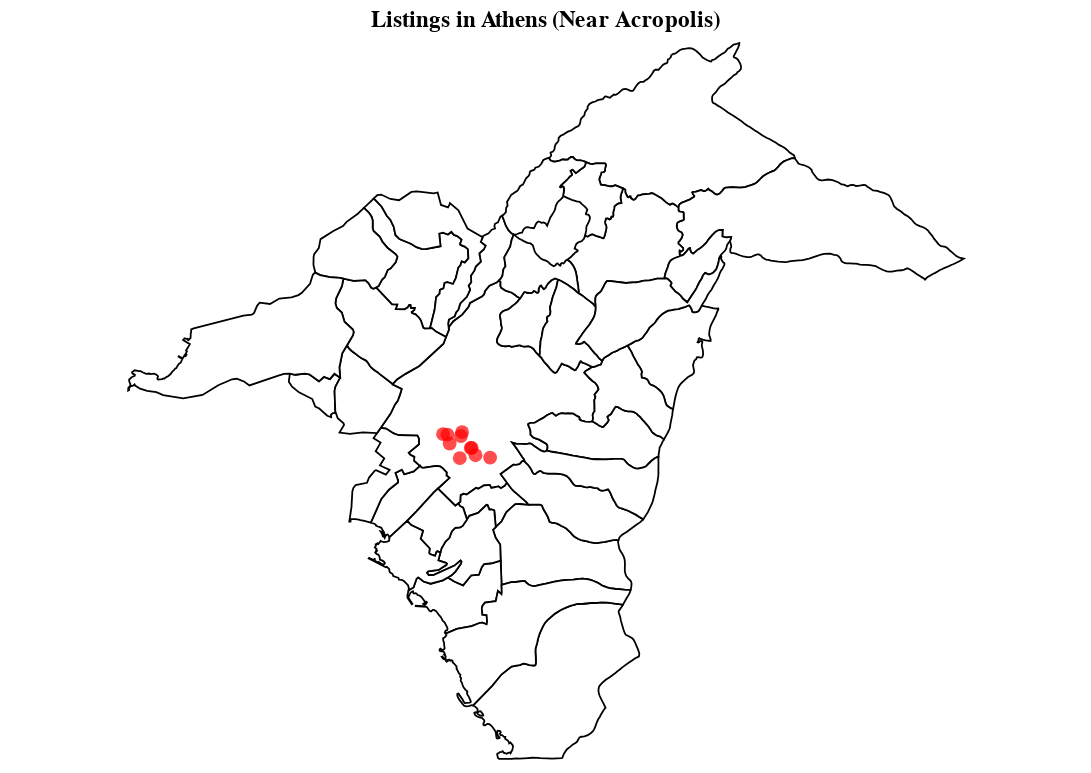

Notebook source saved alongside this figure:
### Code cell
with open('/Users/andreasg/Documents/Python Repository/Athens Airbnb Listings/athinaion.json') as f:
    athens_geo = json.load(f)

# Background map layer
background = alt.Chart(alt.Data(values=athens_geo['features'])).mark_geoshape(
    fill='white',
    stroke='black'
).project('mercator').properties(
    width=600,
    height=400
)

# Overlay points (your listings)
points = alt.Chart(reviewed_and_available).mark_circle(color='red', size=60).encode(
    longitude='longitude:Q',
    latitude='latitude:Q',
    tooltip=['name','room_type','price','number_of_reviews','minimum_nights']
).project('mercator')

# Combine and display
map_chart = background + points
map_chart.properties(title='Listings in Athens (Near Acropolis)')

### Figure 1 — Vega-Lite specification as saved in the notebook (floating-point values rounded to 4 significant figures; data arrays with more than 128 entries replaced by an {"elided": "..."} marker saying what was removed)
{"config": {"view": {"continuousWidth": 300, "continuousHeight": 300}}, "layer": [{"data": {"values": [{"type": "Feature", "properties": {"name_greek": "Αθηναίων", "created_at": "2015-06-22T11:34:49Z", "updated_at": "2015-06-22T15:36:32Z", "cartodb_id": 40, "name": "Athinaion"}, "geometry": {"type": "Polygon", "coordinates": {"elided": "1x215x2 float values"}}}, {"type": "Feature", "properties": {"name_greek": "Γλυφάδας", "created_at": "2015-06-22T11:34:49Z", "updated_at": "2015-06-22T15:37:23Z", "cartodb_id": 93, "name": "Glyfadas"}, "geometry": {"type": "Polygon", "coordinates": {"elided": "1x176x2 float values"}}}, {"type": "Feature", "properties": {"name_greek": "Δάφνης - Υμηττού", "created_at": "2015-06-22T11:34:49Z", "updated_at": "2015-06-22T15:37:35Z", "cartodb_id": 115, "name": "Dafnis - Ymittou"}, "geometry": {"type": "Polygon", "coordinates": [[[23.75, 37.96], [23.75, 37.96], [23.75, 37.95], [23.75, 37.95], [23.75, 37.95], [23.76, 37.95], [23.76, 37.95], [23.76, 37.95], [23.76, 37.95], [23.75, 37.95], [23.75, 37.95], [23.75, 37.95], [23.75, 37.95], [23.75, 37.95], [23.74, 37.94], [23.74, 37.94], [23.74, 37.95], [23.74, 37.95], [23.74, 37.95], [23.74, 37.95], [23.74, 37.95], [23.73, 37.95], [23.73, 37.95], [23.73, 37.94], [23.73, 37.95], [23.72, 37.95], [23.72, 37.95], [23.73, 37.95], [23.73, 37.95], [23.73, 37.95], [23.73, 37.95], [23.73, 37.96], [23.73, 37.96], [23.74, 37.96], [23.74, 37.96], [23.74, 37.96], [23.74, 37.96], [23.74, 37.96], [23.74, 37.96], [23.75, 37.96], [23.75, 37.96]]]}}, {"type": "Feature", "properties": {"name_greek": "Κηφισιάς", "created_at": "2015-06-22T11:34:49Z", "updated_at": "2015-06-22T15:38:18Z", "cartodb_id": 190, "name": "Kifisias"}, "geometry": {"type": "Polygon", "coordinates": {"elided": "1x270x2 float values"}}}, {"type": "Feature", "properties": {"name_greek": "Πεντέλης", "created_at": "2015-06-22T11:34:49Z", "updated_at": "2015-06-22T15:39:43Z", "cartodb_id": 278, "name": "Pendelis"}, "geometry": {"type": "Polygon", "coordinates": {"elided": "1x254x2 float values"}}}, {"type": "Feature", "properties": {"name_greek": "Ζωγράφου", "created_at": "2015-06-22T11:34:49Z", "updated_at": "2015-06-22T15:35:10Z", "cartodb_id": 2, "name": "Zografou"}, "geometry": {"type": "Polygon", "coordinates": {"elided": "1x109x2 float values"}}}, {"type": "Feature", "properties": {"name_greek": "Φιλαδελφείας - Χαλκηδόνος", "created_at": "2015-06-22T11:34:49Z", "updated_at": "2015-06-22T15:40:10Z", "cartodb_id": 312, "name": "Filadelfias - Chalkidonas"}, "geometry": {"type": "Polygon", "coordinates": [[[23.72, 38.02], [23.72, 38.02], [23.72, 38.02], [23.72, 38.02], [23.72, 38.02], [23.72, 38.02], [23.73, 38.02], [23.73, 38.03], [23.73, 38.03], [23.73, 38.03], [23.73, 38.03], [23.73, 38.04], [23.73, 38.04], [23.73, 38.04], [23.73, 38.04], [23.73, 38.04], [23.74, 38.05], [23.74, 38.05], [23.73, 38.05], [23.74, 38.05], [23.74, 38.05], [23.74, 38.05], [23.74, 38.05], [23.74, 38.05], [23.74, 38.05], [23.74, 38.05], [23.74, 38.06], [23.74, 38.06], [23.75, 38.06], [23.75, 38.05], [23.75, 38.05], [23.75, 38.05], [23.75, 38.05], [23.75, 38.05], [23.75, 38.05], [23.75, 38.05], [23.75, 38.05], [23.75, 38.04], [23.75, 38.04], [23.75, 38.04], [23.75, 38.04], [23.74, 38.03], [23.74, 38.03], [23.74, 38.03], [23.74, 38.03], [23.74, 38.03], [23.74, 38.03], [23.74, 38.03], [23.73, 38.03], [23.73, 38.02], [23.73, 38.02], [23.72, 38.02], [23.72, 38.02]]]}}, {"type": "Feature", "properties": {"name_greek": "Αγίας Βαρβάρας", "created_at": "2015-06-22T11:34:49Z", "updated_at": "2015-06-22T15:35:44Z", "cartodb_id": 23, "name": "Agias Varvaras"}, "geometry": {"type": "Polygon", "coordinates": [[[23.64, 38.0], [23.65, 38.0], [23.65, 38.0], [23.65, 38.0], [23.66, 38.0], [23.66, 38.0], [23.66, 38.0], [23.67, 38.0], [23.67, 38.0], [23.67, 37.99], [23.67, 37.99], [23.67, 37.98], [23.67, 37.98], [23.66, 37.98], [23.66, 37.98], [23.66, 37.98], [23.66, 37.98], [23.66, 37.99], [23.66, 37.99], [23.65, 37.99], [23.65, 37.99], [23.64, 37.99], [23.64, 38.0], [23.64, 38.0]]]}}, {"type": "Feature", "properties": {"name_greek": "Καλλιθέας", "created_at": "2015-06-22T11:34:49Z", "updated_at": "2015-06-22T15:38:14Z", "cartodb_id": 178, "name": "Kallitheas"}, "geometry": {"type": "Polygon", "coordinates": [[[23.71, 37.96], [23.71, 37.96], [23.71, 37.96], [23.71, 37.96], [23.71, 37.96], [23.72, 37.96], [23.72, 37.96], [23.72, 37.96], [23.72, 37.96], [23.72, 37.96], [23.71, 37.96], [23.71, 37.95], [23.7, 37.95], [23.7, 37.94], [23.69, 37.94], [23.69, 37.94], [23.69, 37.94], [23.69, 37.94], [23.69, 37.94], [23.69, 37.94], [23.69, 37.94], [23.69, 37.94], [23.69, 37.94], [23.69, 37.94], [23.69, 37.94], [23.69, 37.94], [23.69, 37.94], [23.69, 37.94], [23.69, 37.94], [23.69, 37.94], [23.69, 37.94], [23.69, 37.94], [23.69, 37.94], [23.69, 37.94], [23.68, 37.94], [23.68, 37.94], [23.68, 37.94], [23.68, 37.94], [23.69, 37.95], [23.69, 37.96], [23.7, 37.96], [23.7, 37.96], [23.69, 37.96], [23.7, 37.96], [23.7, 37.96], [23.7, 37.96], [23.71, 37.96]]]}}, {"type": "Feature", "properties": {"name_greek": "Ηλιούπολης", "created_at": "2015-06-22T11:34:49Z", "updated_at": "2015-06-22T15:35:17Z", "cartodb_id": 3, "name": "Ilioupolis"}, "geometry": {"type": "Polygon", "coordinates": {"elided": "1x87x2 float values"}}}, {"type": "Feature", "properties": {"name_greek": "Ιλίου", "created_at": "2015-06-22T11:34:49Z", "updated_at": "2015-06-22T15:35:37Z", "cartodb_id": 13, "name": "Iliou"}, "geometry": {"type": "Polygon", "coordinates": {"elided": "1x74x2 float values"}}}, {"type": "Feature", "properties": {"name_greek": "Αλίμου", "created_at": "2015-06-22T11:34:49Z", "updated_at": "2015-06-22T15:36:45Z", "cartodb_id": 55, "name": "Alimou"}, "geometry": {"type": "Polygon", "coordinates": {"elided": "1x79x2 float values"}}}, {"type": "Feature", "properties": {"name_greek": "Αγίων Αναργύρων - Καματερού", "created_at": "2015-06-22T11:34:49Z", "updated_at": "2015-06-22T15:36:23Z", "cartodb_id": 36, "name": "Agion Anargyron - Kamaterou"}, "geometry": {"type": "Polygon", "coordinates": {"elided": "1x78x2 float values"}}}, {"type": "Feature", "properties": {"name_greek": "Μοσχάτου - Ταύρου", "created_at": "2015-06-22T11:34:49Z", "updated_at": "2015-06-22T15:38:50Z", "cartodb_id": 231, "name": "Moschatou - Tavrou"}, "geometry": {"type": "Polygon", "coordinates": [[[23.71, 37.96], [23.7, 37.96], [23.7, 37.96], [23.7, 37.96], [23.69, 37.96], [23.7, 37.96], [23.7, 37.96], [23.69, 37.96], [23.69, 37.95], [23.68, 37.94], [23.68, 37.94], [23.68, 37.94], [23.68, 37.94], [23.68, 37.94], [23.68, 37.94], [23.67, 37.94], [23.67, 37.94], [23.67, 37.94], [23.67, 37.95], [23.67, 37.95], [23.67, 37.96], [23.68, 37.96], [23.68, 37.96], [23.68, 37.96], [23.68, 37.96], [23.69, 37.96], [23.69, 37.96], [23.69, 37.96], [23.69, 37.96], [23.69, 37.97], [23.68, 37.97], [23.69, 37.97], [23.68, 37.97], [23.69, 37.98], [23.69, 37.98], [23.69, 37.98], [23.69, 37.98], [23.7, 37.98], [23.7, 37.98], [23.71, 37.97], [23.71, 37.97], [23.7, 37.97], [23.7, 37.97], [23.7, 37.97], [23.7, 37.97], [23.71, 37.96], [23.71, 37.96]]]}}, {"type": "Feature", "properties": {"name_greek": "Αιγάλεω", "created_at": "2015-06-22T11:34:49Z", "updated_at": "2015-06-22T15:36:41Z", "cartodb_id": 41, "name": "Egaleo"}, "geometry": {"type": "Polygon", "coordinates": [[[23.67, 38.01], [23.67, 38.01], [23.67, 38.01], [23.67, 38.01], [23.68, 38.01], [23.68, 38.01], [23.68, 38.0], [23.68, 38.0], [23.68, 38.0], [23.68, 38.0], [23.68, 38.0], [23.68, 38.0], [23.68, 38.0], [23.69, 38.0], [23.69, 38.0], [23.69, 37.99], [23.69, 37.99], [23.7, 37.99], [23.7, 37.99], [23.7, 37.99], [23.69, 37.99], [23.69, 37.98], [23.69, 37.98], [23.69, 37.98], [23.68, 37.98], [23.67, 37.98], [23.67, 37.98], [23.67, 37.98], [23.67, 37.98], [23.67, 37.98], [23.67, 37.98], [23.67, 37.98], [23.67, 37.99], [23.67, 37.99], [23.67, 38.0], [23.67, 38.0], [23.67, 38.01], [23.67, 38.01]]]}}, {"type": "Feature", "properties": {"name_greek": "Περιστερίου", "created_at": "2015-06-22T11:34:49Z", "updated_at": "2015-06-22T15:39:48Z", "cartodb_id": 285, "name": "Peristeriou"}, "geometry": {"type": "Polygon", "coordinates": [[[23.67, 38.03], [23.67, 38.03], [23.68, 38.03], [23.68, 38.03], [23.68, 38.03], [23.68, 38.03], [23.68, 38.03], [23.69, 38.02], [23.7, 38.02], [23.69, 38.02], [23.7, 38.02], [23.7, 38.02], [23.7, 38.02], [23.7, 38.02], [23.7, 38.02], [23.7, 38.02], [23.7, 38.02], [23.7, 38.02], [23.7, 38.02], [23.7, 38.02], [23.71, 38.02], [23.71, 38.02], [23.71, 38.02], [23.71, 38.02], [23.71, 38.02], [23.71, 38.02], [23.71, 38.01], [23.72, 38.01], [23.72, 38.01], [23.71, 38.0], [23.7, 38.0], [23.69, 38.0], [23.69, 37.99], [23.69, 38.0], [23.69, 38.0], [23.68, 38.0], [23.68, 38.0], [23.68, 38.0], [23.68, 38.0], [23.68, 38.0], [23.68, 38.0], [23.68, 38.0], [23.68, 38.01], [23.68, 38.01], [23.67, 38.01], [23.67, 38.01], [23.67, 38.01], [23.67, 38.01], [23.67, 38.01], [23.67, 38.01], [23.67, 38.02], [23.67, 38.02], [23.67, 38.02], [23.67, 38.02], [23.67, 38.02], [23.67, 38.03], [23.67, 38.03], [23.67, 38.03]]]}}, {"type": "Feature", "properties": {"name_greek": "Αγίας Παρασκευής", "created_at": "2015-06-22T11:34:49Z", "updated_at": "2015-06-22T15:35:51Z", "cartodb_id": 24, "name": "Agias Paraskevis"}, "geometry": {"type": "Polygon", "coordinates": {"elided": "1x112x2 float values"}}}, {"type": "Feature", "properties": {"name_greek": "Πετρούπολης", "created_at": "2015-06-22T11:34:49Z", "updated_at": "2015-06-22T15:39:55Z", "cartodb_id": 286, "name": "Petroupolis"}, "geometry": {"type": "Polygon", "coordinates": [[[23.68, 38.06], [23.68, 38.06], [23.68, 38.06], [23.68, 38.06], [23.68, 38.05], [23.68, 38.05], [23.69, 38.05], [23.69, 38.05], [23.69, 38.05], [23.69, 38.04], [23.7, 38.04], [23.69, 38.04], [23.69, 38.04], [23.69, 38.04], [23.69, 38.03], [23.69, 38.03], [23.69, 38.03], [23.68, 38.03], [23.68, 38.03], [23.68, 38.03], [23.68, 38.03], [23.68, 38.03], [23.67, 38.03], [23.67, 38.03], [23.67, 38.03], [23.66, 38.03], [23.66, 38.04], [23.66, 38.04], [23.66, 38.04], [23.66, 38.04], [23.66, 38.04], [23.66, 38.04], [23.66, 38.05], [23.66, 38.05], [23.66, 38.05], [23.67, 38.05], [23.67, 38.06], [23.68, 38.06], [23.68, 38.06]]]}}, {"type": "Feature", "properties": {"name_greek": "Αμαρουσίου", "created_at": "2015-06-22T11:34:49Z", "updated_at": "2015-06-22T15:35:56Z", "cartodb_id": 26, "name": "Amarousiou"}, "geometry": {"type": "Polygon", "coordinates": {"elided": "1x156x2 float values"}}}, {"type": "Feature", "properties": {"name_greek": "Αγίου Δημητρίου", "created_at": "2015-06-22T11:34:49Z", "updated_at": "2015-06-22T15:36:01Z", "cartodb_id": 28, "name": "Agiou Dimitriou"}, "geometry": {"type": "Polygon", "coordinates": [[[23.74, 37.94], [23.74, 37.94], [23.74, 37.94], [23.74, 37.93], [23.74, 37.93], [23.74, 37.93], [23.74, 37.93], [23.74, 37.93], [23.73, 37.92], [23.73, 37.92], [23.73, 37.92], [23.72, 37.92], [23.72, 37.92], [23.72, 37.92], [23.72, 37.92], [23.73, 37.93], [23.73, 37.93], [23.73, 37.93], [23.72, 37.93], [23.71, 37.92], [23.71, 37.92], [23.71, 37.92], [23.71, 37.92], [23.71, 37.92], [23.72, 37.93], [23.72, 37.93], [23.72, 37.93], [23.71, 37.93], [23.72, 37.93], [23.72, 37.93], [23.72, 37.94], [23.72, 37.94], [23.72, 37.94], [23.72, 37.94], [23.73, 37.94], [23.73, 37.94], [23.73, 37.94], [23.73, 37.95], [23.73, 37.95], [23.74, 37.95], [23.74, 37.95], [23.74, 37.95], [23.74, 37.95], [23.74, 37.95], [23.74, 37.94]]]}}, {"type": "Feature", "properties": {"name_greek": "Βριλησσίων", "created_at": "2015-06-22T11:34:49Z", "updated_at": "2015-06-22T15:36:56Z", "cartodb_id": 84, "name": "Vrylission"}, "geometry": {"type": "Polygon", "coordinates": {"elided": "1x76x2 float values"}}}, {"type": "Feature", "properties": {"name_greek": "Βύρωνος", "created_at": "2015-06-22T11:34:49Z", "updated_at": "2015-06-22T15:37:04Z", "cartodb_id": 89, "name": "Vyrona"}, "geometry": {"type": "Polygon", "coordinates": {"elided": "1x98x2 float values"}}}, {"type": "Feature", "properties": {"name_greek": "Γαλατσίου", "created_at": "2015-06-22T11:34:49Z", "updated_at": "2015-06-22T15:37:13Z", "cartodb_id": 90, "name": "Galatsiou"}, "geometry": {"type": "Polygon", "coordinates": {"elided": "1x81x2 float values"}}}, {"type": "Feature", "properties": {"name_greek": "Ελληνικού - Αργυρούπολης", "created_at": "2015-06-22T11:34:49Z", "updated_at": "2015-06-22T15:37:52Z", "cartodb_id": 134, "name": "Ellinikou - Argyroupolis"}, "geometry": {"type": "Polygon", "coordinates": {"elided": "1x159x2 float values"}}}, {"type": "Feature", "properties": {"name_greek": "Καισαριανής", "created_at": "2015-06-22T11:34:49Z", "updated_at": "2015-06-22T15:38:10Z", "cartodb_id": 168, "name": "Kesarianis"}, "geometry": {"type": "Polygon", "coordinates": {"elided": "1x108x2 float values"}}}, {"type": "Feature", "properties": {"name_greek": "Λυκόβρυσης - Πεύκης", "created_at": "2015-06-22T11:34:49Z", "updated_at": "2015-06-22T15:38:31Z", "cartodb_id": 218, "name": "Lykovrisis - Pefkis"}, "geometry": {"type": "Polygon", "coordinates": {"elided": "1x102x2 float values"}}}, {"type": "Feature", "properties": {"name_greek": "Μεταμορφώσεως", "created_at": "2015-06-22T11:34:49Z", "updated_at": "2015-06-22T15:38:38Z", "cartodb_id": 228, "name": "Metamorfosis"}, "geometry": {"type": "Polygon", "coordinates": {"elided": "1x99x2 float values"}}}, {"type": "Feature", "properties": {"name_greek": "Νέας Ιωνίας", "created_at": "2015-06-22T11:34:49Z", "updated_at": "2015-06-22T15:38:55Z", "cartodb_id": 240, "name": "Neas Ionias"}, "geometry": {"type": "Polygon", "coordinates": {"elided": "1x92x2 float values"}}}, {"type": "Feature", "properties": {"name_greek": "Νέας Σμύρνης", "created_at": "2015-06-22T11:34:49Z", "updated_at": "2015-06-22T15:39:06Z", "cartodb_id": 241, "name": "Neas Smyrnis"}, "geometry": {"type": "Polygon", "coordinates": [[[23.71, 37.96], [23.72, 37.95], [23.72, 37.95], [23.72, 37.95], [23.73, 37.95], [23.73, 37.94], [23.73, 37.94], [23.73, 37.94], [23.72, 37.94], [23.72, 37.94], [23.72, 37.94], [23.72, 37.94], [23.72, 37.93], [23.72, 37.93], [23.71, 37.93], [23.71, 37.93], [23.71, 37.93], [23.71, 37.93], [23.71, 37.93], [23.71, 37.93], [23.71, 37.94], [23.71, 37.94], [23.7, 37.94], [23.7, 37.94], [23.7, 37.95], [23.71, 37.95], [23.71, 37.96]]]}}, {"type": "Feature", "properties": {"name_greek": "Παλαιού Φαλήρου", "created_at": "2015-06-22T11:34:49Z", "updated_at": "2015-06-22T15:39:12Z", "cartodb_id": 269, "name": "Palaiou Falirou"}, "geometry": {"type": "Polygon", "coordinates": {"elided": "1x85x2 float values"}}}, {"type": "Feature", "properties": {"name_greek": "Παπάγου - Χολαργού", "created_at": "2015-06-22T11:34:49Z", "updated_at": "2015-06-22T15:39:24Z", "cartodb_id": 273, "name": "Papagou - Cholargou"}, "geometry": {"type": "Polygon", "coordinates": {"elided": "1x106x2 float values"}}}, {"type": "Feature", "properties": {"name_greek": "Φιλοθέης - Ψυχικού", "created_at": "2015-06-22T11:34:49Z", "updated_at": "2015-06-22T15:40:26Z", "cartodb_id": 314, "name": "Filotheis - Psychikou"}, "geometry": {"type": "Polygon", "coordinates": {"elided": "1x91x2 float values"}}}, {"type": "Feature", "properties": {"name_greek": "Χαλανδρίου", "created_at": "2015-06-22T11:34:49Z", "updated_at": "2015-06-22T15:40:37Z", "cartodb_id": 323, "name": "Chalandriou"}, "geometry": {"type": "Polygon", "coordinates": {"elided": "1x138x2 float values"}}}, {"type": "Feature", "properties": {"name_greek": "Χαϊδαρίου", "created_at": "2015-06-22T11:34:49Z", "updated_at": "2015-06-22T15:40:49Z", "cartodb_id": 325, "name": "Chaidariou"}, "geometry": {"type": "Polygon", "coordinates": {"elided": "1x123x2 float values"}}}]}, "mark": {"type": "geoshape", "fill": "white", "stroke": "black"}, "projection": {"type": "mercator"}}, {"data": {"name": "data-06840a11def94a786534d4d52043fb1e"}, "mark": {"type": "circle", "color": "red", "size": 60}, "encoding": {"latitude": {"field": "latitude", "type": "quantitative"}, "longitude": {"field": "longitude", "type": "quantitative"}, "tooltip": [{"field": "name", "type": "nominal"}, {"field": "room_type", "type": "nominal"}, {"field": "price", "type": "quantitative"}, {"field": "number_of_reviews", "type": "quantitative"}, {"field": "minimum_nights", "type": "quantitative"}]}, "projection": {"type": "mercator"}}], "height": 400, "title": "Listings in Athens (Near Acropolis)", "width": 600, "$schema": "https://vega.github.io/schema/vega-lite/v5.20.1.json", "datasets": {"data-06840a11def94a786534d4d52043fb1e": [{"id": 24903281, "name": "Plaka's Villa with Breathtaking Acropolis View", "host_id": 111388086, "host_name": "Natasha", "neighbourhood": "ΕΜΠΟΡΙΚΟ ΤΡΙΓΩΝΟ-ΠΛΑΚΑ", "latitude": 37.97, "longitude": 23.73, "room_type": "Entire home/apt", "price": 1275.0, "minimum_nights": 1, "number_of_reviews": 108, "last_review": "2025-01-24", "reviews_per_month": 1.3, "calculated_host_listings_count": 1, "availability_365": 239, "number_of_reviews_ltm": 13, "license": "1053114"}, {"id": 22825890, "name": "Penthouse Heated Pool/AcropolisView/Ideal Location", "host_id": 23439759, "host_name": "Marianne", "neighbourhood": "ΘΗΣΕΙΟ", "latitude": 37.98, "longitude": 23.72, "room_type": "Entire home/apt", "price": 655.0, "minimum_nights": 3, "number_of_reviews": 153, "last_review": "2025-01-20", "reviews_per_month": 1.77, "calculated_host_listings_count": 8, "availability_365": 239, "number_of_reviews_ltm": 23, "license": "00003088948"}, {"id": 29895521, "name": "Grand House-Acropolis 5-Bdr Apt. / Outdoor Jacuzzi", "host_id": 222306652, "host_name": "Stylish Stays", "neighbourhood": "ΑΚΡΟΠΟΛΗ", "latitude": 37.97, "longitude": 23.72, "room_type": "Entire home/apt", "price": 540.0, "minimum_nights": 2, "number_of_reviews": 139, "last_review": "2025-01-12", "reviews_per_month": 1.82, "calculated_host_listings_count": 10, "availability_365": 247, "number_of_reviews_ltm": 25, "license": "00001084139"}, {"id": 29119475, "name": "Huge 165sq Apt w/5BDR, 2&halfBath-1min toAcropolis", "host_id": 32601523, "host_name": "Stella And Nikos", "neighbourhood": "ΕΜΠΟΡΙΚΟ ΤΡΙΓΩΝΟ-ΠΛΑΚΑ", "latitude": 37.97, "longitude": 23.73, "room_type": "Entire home/apt", "price": 537.0, "minimum_nights": 1, "number_of_reviews": 248, "last_review": "2025-03-08", "reviews_per_month": 3.22, "calculated_host_listings_count": 25, "availability_365": 339, "number_of_reviews_ltm": 17, "license": "00003081296"}, {"id": 32983117, "name": "The old merchant's house", "host_id": 248231266, "host_name": "Nikolas", "neighbourhood": "ΕΜΠΟΡΙΚΟ ΤΡΙΓΩΝΟ-ΠΛΑΚΑ", "latitude": 37.98, "longitude": 23.73, "room_type": "Entire home/apt", "price": 476.0, "minimum_nights": 2, "number_of_reviews": 142, "last_review": "2025-01-28", "reviews_per_month": 1.95, "calculated_host_listings_count": 1, "availability_365": 209, "number_of_reviews_ltm": 34, "license": "00000732384"}, {"id": 19047757, "name": "Thiseio 1915 - luxury, modern, elegant apts", "host_id": 127976919, "host_name": "1915 Team", "neighbourhood": "ΘΗΣΕΙΟ", "latitude": 37.98, "longitude": 23.72, "room_type": "Entire home/apt", "price": 456.0, "minimum_nights": 2, "number_of_reviews": 161, "last_review": "2024-11-19", "reviews_per_month": 1.79, "calculated_host_listings_count": 5, "availability_365": 256, "number_of_reviews_ltm": 19, "license": "0206Κ13000344701"}, {"id": 34384791, "name": "Live Your Myth Under The Acropolis@Plaka", "host_id": 254286558, "host_name": "Panos", "neighbourhood": "ΕΜΠΟΡΙΚΟ ΤΡΙΓΩΝΟ-ΠΛΑΚΑ", "latitude": 37.98, "longitude": 23.73, "room_type": "Entire home/apt", "price": 443.0, "minimum_nights": 2, "number_of_reviews": 236, "last_review": "2025-03-09", "reviews_per_month": 3.35, "calculated_host_listings_count": 2, "availability_365": 260, "number_of_reviews_ltm": 55, "license": "00002974459"}, {"id": 25366643, "name": "KARYATIS LUXURY MAISONETTE by K&K", "host_id": 191530509, "host_name": "Evelin", "neighbourhood": "ΚΟΥΚΑΚΙ-ΜΑΚΡΥΓΙΑΝΝΗ", "latitude": 37.97, "longitude": 23.72, "room_type": "Entire home/apt", "price": 434.0, "minimum_nights": 1, "number_of_reviews": 223, "last_review": "2025-01-06", "reviews_per_month": 2.76, "calculated_host_listings_count": 7, "availability_365": 215, "number_of_reviews_ltm": 29, "license": "00002834845"}, {"id": 13086140, "name": "Kallimarmaro Residence  *****", "host_id": 59700037, "host_name": "Eirini", "neighbourhood": "ΣΤΑΔΙΟ", "latitude": 37.97, "longitude": 23.74, "room_type": "Entire home/apt", "price": 424.0, "minimum_nights": 2, "number_of_reviews": 182, "last_review": "2025-01-04", "reviews_per_month": 1.75, "calculated_host_listings_count": 1, "availability_365": 331, "number_of_reviews_ltm": 23, "license": "00000641565"}, {"id": 23034890, "name": "Acropolis Grand Residence, Stunning Views", "host_id": 114156592, "host_name": "Vasileios", "neighbourhood": "ΖΑΠΠΕΙΟ", "latitude": 37.97, "longitude": 23.73, "room_type": "Hotel room", "price": 414.0, "minimum_nights": 1, "number_of_reviews": 193, "last_review": "2025-02-14", "reviews_per_month": 2.28, "calculated_host_listings_count": 67, "availability_365": 273, "number_of_reviews_ltm": 21, "license": "0206E70000698401"}]}}
